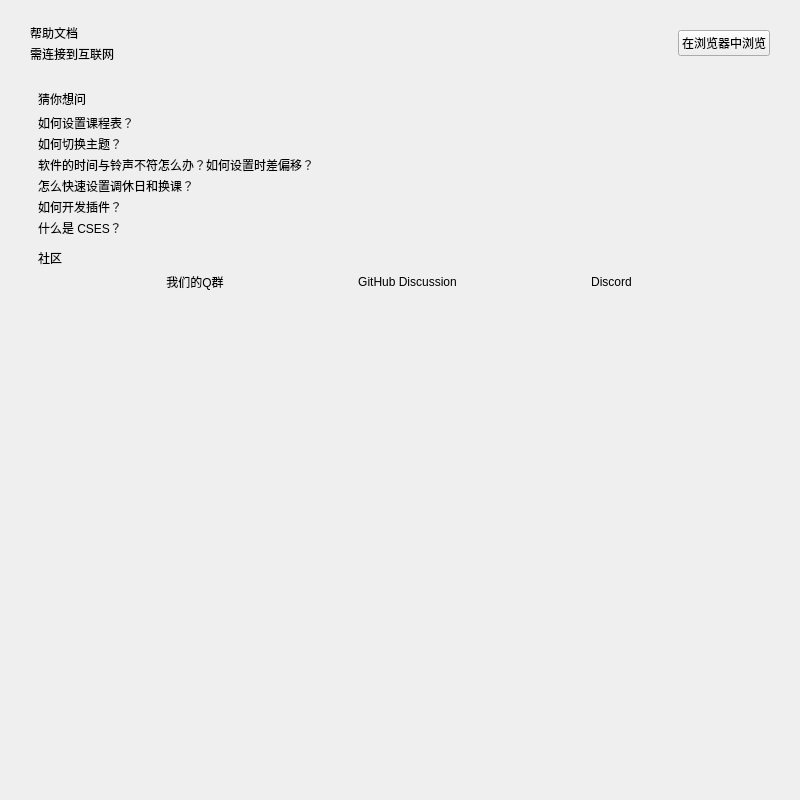
<?xml version="1.0" encoding="UTF-8"?>
<ui version="4.0">
 <class>Form</class>
 <widget class="QWidget" name="Form">
  <property name="geometry">
   <rect>
    <x>0</x>
    <y>0</y>
    <width>800</width>
    <height>800</height>
   </rect>
  </property>
  <property name="windowTitle">
   <string>Form</string>
  </property>
  <layout class="QVBoxLayout" name="verticalLayout_2">
   <property name="spacing">
    <number>18</number>
   </property>
   <property name="leftMargin">
    <number>24</number>
   </property>
   <property name="topMargin">
    <number>24</number>
   </property>
   <property name="rightMargin">
    <number>24</number>
   </property>
   <property name="bottomMargin">
    <number>24</number>
   </property>
   <item>
    <layout class="QHBoxLayout" name="horizontalLayout">
     <property name="leftMargin">
      <number>6</number>
     </property>
     <property name="rightMargin">
      <number>6</number>
     </property>
     <item>
      <layout class="QVBoxLayout" name="verticalLayout_4">
       <property name="spacing">
        <number>3</number>
       </property>
       <item>
        <widget class="TitleLabel" name="TitleLabel">
         <property name="text">
          <string>帮助文档</string>
         </property>
        <property name="wordWrap"><bool>true</bool></property></widget>
       </item>
       <item>
        <widget class="CaptionLabel" name="CaptionLabel">
         <property name="text">
          <string>需连接到互联网</string>
         </property>
         <property name="lightColor" stdset="0">
          <color alpha="150">
           <red>0</red>
           <green>0</green>
           <blue>0</blue>
          </color>
         </property>
         <property name="darkColor" stdset="0">
          <color alpha="200">
           <red>255</red>
           <green>255</green>
           <blue>255</blue>
          </color>
         </property>
        <property name="wordWrap"><bool>true</bool></property></widget>
       </item>
      </layout>
     </item>
     <item>
      <widget class="PushButton" name="open_by_browser">
       <property name="sizePolicy">
        <sizepolicy hsizetype="Maximum" vsizetype="Fixed">
         <horstretch>0</horstretch>
         <verstretch>0</verstretch>
        </sizepolicy>
       </property>
       <property name="text">
        <string>在浏览器中浏览</string>
       </property>
      </widget>
     </item>
    </layout>
   </item>
   <item>
    <widget class="SmoothScrollArea" name="adv_scroll">
     <property name="styleSheet">
      <string notr="true">background: transparent; border: none</string>
     </property>
     <property name="widgetResizable">
      <bool>true</bool>
     </property>
     <widget class="QWidget" name="scrollAreaWidgetContents_2">
      <property name="geometry">
       <rect>
        <x>0</x>
        <y>0</y>
        <width>673</width>
        <height>691</height>
       </rect>
      </property>
      <layout class="QVBoxLayout" name="verticalLayout_26">
       <property name="spacing">
        <number>12</number>
       </property>
       <property name="leftMargin">
        <number>14</number>
       </property>
       <property name="topMargin">
        <number>9</number>
       </property>
       <property name="rightMargin">
        <number>16</number>
       </property>
       <item>
        <layout class="QVBoxLayout" name="verticalLayout_27">
         <property name="spacing">
          <number>6</number>
         </property>
         <item>
          <widget class="SubtitleLabel" name="SubtitleLabel_5">
           <property name="text">
            <string>猜你想问</string>
           </property>
          <property name="wordWrap"><bool>true</bool></property></widget>
         </item>
         <item>
          <layout class="QVBoxLayout" name="common_question">
           <property name="spacing">
            <number>3</number>
           </property>
           <item>
            <widget class="HyperlinkButton" name="HyperlinkButton">
             <property name="sizePolicy">
              <sizepolicy hsizetype="Maximum" vsizetype="Fixed">
               <horstretch>0</horstretch>
               <verstretch>0</verstretch>
              </sizepolicy>
             </property>
             <property name="text">
              <string>如何设置课程表？</string>
             </property>
             <property name="url">
              <url>
               <string>https://www.yuque.com/rinlit/liumingclassroom_help/swg86btkivirtnrl</string>
              </url>
             </property>
            </widget>
           </item>
           <item>
            <widget class="HyperlinkButton" name="HyperlinkButton_7">
             <property name="sizePolicy">
              <sizepolicy hsizetype="Maximum" vsizetype="Fixed">
               <horstretch>0</horstretch>
               <verstretch>0</verstretch>
              </sizepolicy>
             </property>
             <property name="text">
              <string>如何切换主题？</string>
             </property>
             <property name="url">
              <url>
               <string>https://www.yuque.com/rinlit/liumingclassroom_help/lg0p91q2mg4yertn</string>
              </url>
             </property>
            </widget>
           </item>
           <item>
            <widget class="HyperlinkButton" name="HyperlinkButton_6">
             <property name="sizePolicy">
              <sizepolicy hsizetype="Maximum" vsizetype="Fixed">
               <horstretch>0</horstretch>
               <verstretch>0</verstretch>
              </sizepolicy>
             </property>
             <property name="text">
              <string>软件的时间与铃声不符怎么办？如何设置时差偏移？</string>
             </property>
             <property name="url">
              <url>
               <string>https://www.yuque.com/rinlit/liumingclassroom_help/vlk3plggb8edvub4#mHfUX</string>
              </url>
             </property>
            </widget>
           </item>
           <item>
            <widget class="HyperlinkButton" name="HyperlinkButton_5">
             <property name="sizePolicy">
              <sizepolicy hsizetype="Maximum" vsizetype="Fixed">
               <horstretch>0</horstretch>
               <verstretch>0</verstretch>
              </sizepolicy>
             </property>
             <property name="text">
              <string>怎么快速设置调休日和换课？</string>
             </property>
             <property name="url">
              <url>
               <string>https://www.yuque.com/rinlit/liumingclassroom_help/gc4epffu7g5bf9os</string>
              </url>
             </property>
            </widget>
           </item>
           <item>
            <widget class="HyperlinkButton" name="HyperlinkButton_4">
             <property name="sizePolicy">
              <sizepolicy hsizetype="Maximum" vsizetype="Fixed">
               <horstretch>0</horstretch>
               <verstretch>0</verstretch>
              </sizepolicy>
             </property>
             <property name="text">
              <string>如何开发插件？</string>
             </property>
             <property name="url">
              <url>
               <string>https://www.yuque.com/rinlit/cw-docs-dev</string>
              </url>
             </property>
            </widget>
           </item>
           <item>
            <widget class="HyperlinkButton" name="HyperlinkButton_9">
             <property name="sizePolicy">
              <sizepolicy hsizetype="Maximum" vsizetype="Fixed">
               <horstretch>0</horstretch>
               <verstretch>0</verstretch>
              </sizepolicy>
             </property>
             <property name="text">
              <string>什么是 CSES？</string>
             </property>
             <property name="url">
              <url>
               <string>https://github.com/CSES-org/CSES</string>
              </url>
             </property>
            </widget>
           </item>
          </layout>
         </item>
        </layout>
       </item>
       <item>
        <layout class="QVBoxLayout" name="verticalLayout_28">
         <property name="spacing">
          <number>6</number>
         </property>
         <item>
          <widget class="SubtitleLabel" name="SubtitleLabel_6">
           <property name="text">
            <string>社区</string>
           </property>
          <property name="wordWrap"><bool>true</bool></property></widget>
         </item>
         <item>
          <layout class="QHBoxLayout" name="horizontalLayout_2">
           <item>
            <widget class="HyperlinkButton" name="HyperlinkButton_3">
             <property name="sizePolicy">
              <sizepolicy hsizetype="Maximum" vsizetype="Fixed">
               <horstretch>0</horstretch>
               <verstretch>0</verstretch>
              </sizepolicy>
             </property>
             <property name="text">
              <string>我们的Q群</string>
             </property>
            </widget>
           </item>
           <item>
            <widget class="HyperlinkButton" name="HyperlinkButton_8">
             <property name="sizePolicy">
              <sizepolicy hsizetype="Maximum" vsizetype="Fixed">
               <horstretch>0</horstretch>
               <verstretch>0</verstretch>
              </sizepolicy>
             </property>
             <property name="text">
              <string>GitHub Discussion</string>
             </property>
            </widget>
           </item>
           <item>
            <widget class="HyperlinkButton" name="HyperlinkButton_2">
             <property name="sizePolicy">
              <sizepolicy hsizetype="Maximum" vsizetype="Fixed">
               <horstretch>0</horstretch>
               <verstretch>0</verstretch>
              </sizepolicy>
             </property>
             <property name="text">
              <string>Discord</string>
             </property>
            </widget>
           </item>
          </layout>
         </item>
        </layout>
       </item>
       <item>
        <widget class="QFrame" name="blank_2">
         <property name="minimumSize">
          <size>
           <width>0</width>
           <height>25</height>
          </size>
         </property>
         <property name="frameShape">
          <enum>QFrame::StyledPanel</enum>
         </property>
         <property name="frameShadow">
          <enum>QFrame::Raised</enum>
         </property>
         <property name="lineWidth">
          <number>5</number>
         </property>
        </widget>
       </item>
       <item>
        <spacer name="verticalSpacer_2">
         <property name="orientation">
          <enum>Qt::Vertical</enum>
         </property>
         <property name="sizeHint" stdset="0">
          <size>
           <width>20</width>
           <height>40</height>
          </size>
         </property>
        </spacer>
       </item>
      </layout>
     </widget>
    </widget>
   </item>
  </layout>
 </widget>
 <customwidgets>
  <customwidget>
   <class>HyperlinkButton</class>
   <extends>PushButton</extends>
   <header>qfluentwidgets</header>
  </customwidget>
  <customwidget>
   <class>PushButton</class>
   <extends>QPushButton</extends>
   <header>qfluentwidgets</header>
  </customwidget>
  <customwidget>
   <class>SmoothScrollArea</class>
   <extends>QScrollArea</extends>
   <header>qfluentwidgets</header>
   <container>1</container>
  </customwidget>
  <customwidget>
   <class>CaptionLabel</class>
   <extends>QLabel</extends>
   <header>qfluentwidgets</header>
  </customwidget>
  <customwidget>
   <class>SubtitleLabel</class>
   <extends>QLabel</extends>
   <header>qfluentwidgets</header>
  </customwidget>
  <customwidget>
   <class>TitleLabel</class>
   <extends>QLabel</extends>
   <header>qfluentwidgets</header>
  </customwidget>
 </customwidgets>
 <resources />
 <connections />
</ui>
